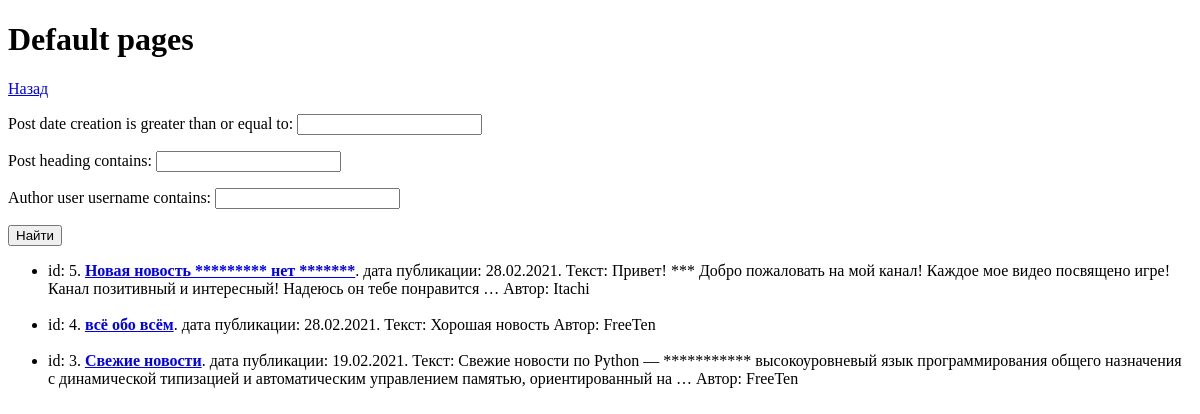
Before: /news/search with the older database file.
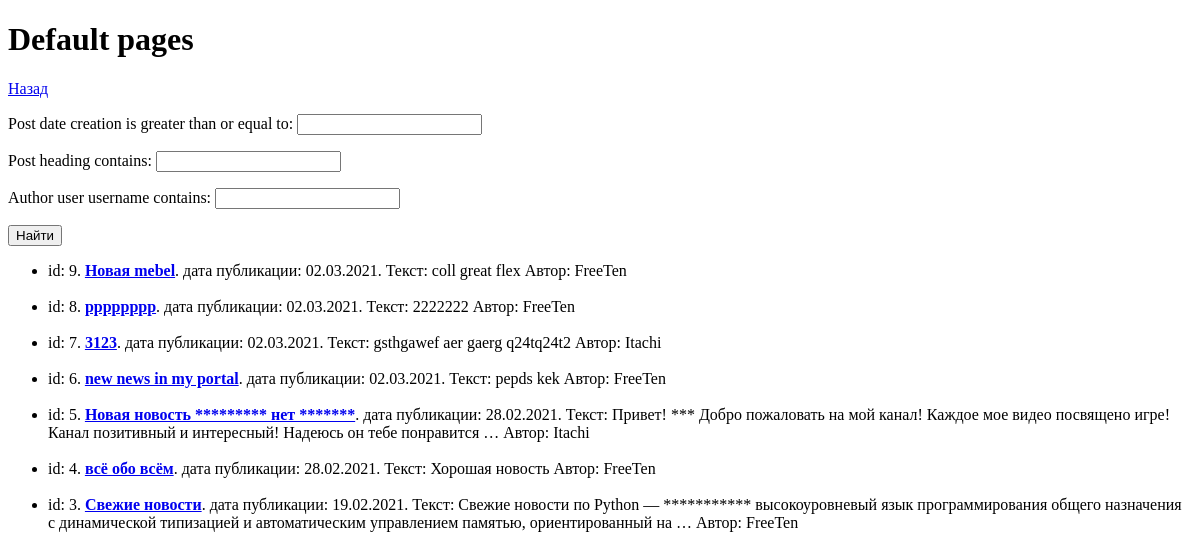
After: the same page with the newer database file.
### NewsPaper/models.py (models this page shows, shortened)
class Post(models.Model):
    state = 'ST'
    news = 'NE'
    FIELD = [
        (state, 'Статья'),
        (news, 'Новость')
    ]
    type = models.CharField(max_length=2, choices=FIELD)
    post_date_creation = models.DateTimeField(auto_now_add=True)
    post_heading = models.CharField(max_length=255)
    post_text = models.TextField()
    post_rating = models.IntegerField(default=0)
    author = models.ForeignKey(Author, on_delete=models.CASCADE)
    category = models.ManyToManyField(Category, through='PostCategory')

class Author(models.Model):
    user = models.ForeignKey(User, on_delete=models.CASCADE)
    author_rating = models.IntegerField(default=0)

### NewsPaper/views.py (the view)
# urls.py: path('search', SearchNews.as_view()),
class SearchNews(ListView):
    model = Post
    template_name = 'search.html'
    context_object_name = 'news'
    paginate_by = 1
    queryset = Post.objects.filter(type='NE').order_by('-post_date_creation')
    def get_context_data(self, **kwargs):
        context = super().get_context_data(**kwargs)
        context['filter'] = NewsFilter(self.request.GET, queryset=self.get_queryset())
        return context

### NewsPaper/templatetags/my_filters.py (called while the page is built)
@register.filter(name='censor')
def censor(value):
    if isinstance(value, str):
        censor_words = ['плохоеслово', 'компостер', 'гадость', 'лох']
        split_string = value.split()
        for word in censor_words:
            if word in split_string:
                for j in range(len(split_string)):
                    if word == split_string[j]:
                        split_string[j] = '*' * len(split_string[j])
        return ' '.join(split_string)
    else:
        raise ValueError(f'Ошибка: значение должно быть строкой')

### templates/search.html (shortened to what this page needs)
{% extends 'default.html' %}
{% load my_filters %}
{% block content %}
    <div><a href="/news/">Назад</a></div>
    <form method="GET">
        {{ filter.form.as_p }}
        <input type="submit" value="Найти">
    </form>
    <ul>
    {% for single_news in filter.qs %}
        <li>id: {{ single_news.id }}. <b><a href="/news/{{ single_news.id }}">{{ single_news.post_heading|censor }}</a></b>. дата публикации: {{ single_news.post_date_creation|date:'d.m.Y' }}. Текст: {{ single_news.post_text|truncatewords:20|censor }} Автор: {{ single_news.author.user }}</li>
        <br>
    {% endfor %}
</ul>
{% endblock content %}

### templates/default.html (shortened to what this page needs)
{% load static %}
<!DOCTYPE html>
<html lang="en">
<head>
</head>
<body>
    <h1>Default pages</h1>
    {% block content %}{% endblock content %}
</body>
</html>

Changed rows visible on the page:
added Post: id "9", post_heading|censor "Новая mebel", post_date_creation "02.03.2021", post_text|censor "coll great flex", author.user "FreeTen"
added Post: id "8", post_heading|censor "pppppppp", post_date_creation "02.03.2021", post_text|censor "2222222", author.user "FreeTen"
added Post: id "7", post_heading|censor "3123", post_date_creation "02.03.2021", post_text|censor "gsthgawef aer gaerg q24tq24t2", author.user "Itachi"
added Post: id "6", post_heading|censor "new news in my portal", post_date_creation "02.03.2021", post_text|censor "pepds kek", author.user "FreeTen"
